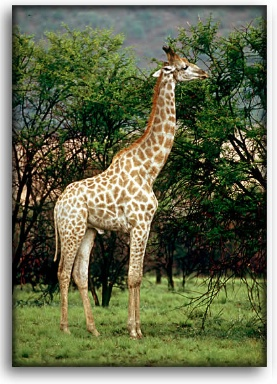
#> input picture dataset/giraffe/original/giraffe_12.jpg, 277 x 384 px; its folder holds only this picture in this run
$ jupyter execute --allow-errors notebook.ipynb   (shell and % lines are left out)
#> lines starting #> are read from the running program, lines starting #| are printed output that depends on the picture
# Multimedia Information Retrieval

The main objective for this project is to develop an information retrieval system, using some concepts seen in Multimedia classes, such as a dictionary of visual words and local feature extraction. Given an image, we should return the most similar images from the dataset.

It might be necessary to uncomment the code below and run it once before running the notebook.

[cell 1]
## Run this before running the notebook

[cell 2]
import matplotlib.pyplot as plt
import numpy as np
import pickle
import cv2
import os

# Dataset Preprocessing

The dataset we used (https://www.csc.kth.se/~heydarma/Datasets.html) has images from animals and a mask, representing the foreground of the images. Here, we are using this mask to delimit a blur, so the background will not affect so much the final result.

[cell 3]
# Apply blurring and dark the background on the image {directory}/original/{filename}.jpg
# according to the segment mask at {directory}/segment/{filename}.png
def preprocess(directory, filename):
#> called with directory = 'dataset/giraffe', filename = 'giraffe_12'
    img = cv2.imread(f"{directory}/original/{filename}.jpg")
#> img is the input picture: shape (384, 277, 3); mean B, G, R 78.8, 107.4, 102.1
    seg = cv2.imread(f"{directory}/segment/{filename}.png")

    blurred = cv2.blur(img, (25, 25))
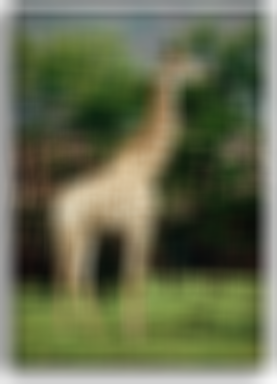
#> blurred: shape (384, 277, 3); mean B, G, R 78.4, 107, 101.7
    black = np.zeros_like(img)
    blurred = 0.3 * blurred + 0.7 * black
    out = np.where(seg == np.array([1, 1, 1]), img, blurred)

    out_dir = 'preprocessed'
    if not os.path.exists(out_dir):
        os.makedirs(out_dir)

    # save the image
    cv2.imwrite(f'{out_dir}/{filename}.jpg', out)
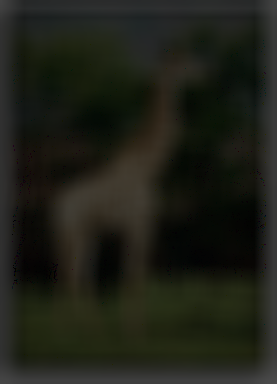
#> saved as giraffe_12.jpg: shape (384, 277, 3); mean B, G, R 23.4, 32, 30.4
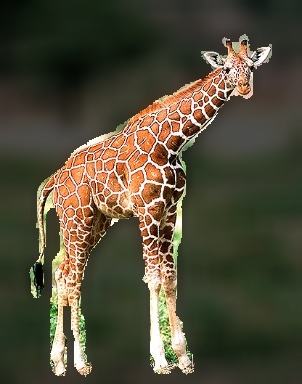
#> input picture preprocessed/giraffe_5.jpg, 302 x 384 px
#> in process, img is the input picture: shape (384, 302, 3); mean B, G, R 56.9, 75.6, 80.5

# Apply this preprocessing for each animal on the dataset
for animal in os.listdir('dataset'):
    for img in os.listdir(f'dataset/{animal}/original'):

        filename = img.split('.')
        if len(filename[0]) > 0:
            preprocess(f'dataset/{animal}', filename[0])

# Extract local features

Now we extract the local features of each image and create the Bag of Features.

[cell 4]
# Extract the keypoints and descriptors of given image using SIFT
def extract_descriptors(img):
    img_gray = cv2.cvtColor(img, cv2.COLOR_BGR2GRAY)
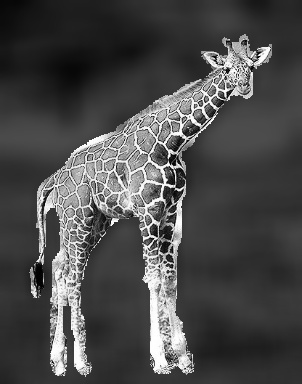
#> img_gray: shape (384, 302); min 0, max 255, mean 74.9

    sift = cv2.SIFT_create()
    keypoints, descriptors = sift.detectAndCompute(img, None)
#> keypoints = 496 keypoints; strongest (x, y, size): (228, 70, 3.1), (169, 156, 1.9), (168, 272, 2.1), (171, 186, 2.6)

    return keypoints, descriptors

# Read the image and return the descriptors, ignoring the keypoints
def process(filename):
    img = cv2.imread(filename)
    keypoints, descriptors = extract_descriptors(img)
    return descriptors

# Process each image of the dataset
filenames = [f'preprocessed/{filename}' for filename in os.listdir('preprocessed')]

# Create the bag of features containing every features from the dataset
bag_features = []
for f_img in filenames:
    bag_features = bag_features + process(f_img).tolist()
#> bag_features = 496 items

# Create dictionary of descriptors

With the bag of features, we can cluster them into some groups. The centroids of each group will create the bag of visual words (BoVW).

[cell 5]
# Create the dictionary of visual words of dict_size using kmeans
def create_dict(bag, dict_size):
#> called with dict_size = 80
    bag = np.array(bag, dtype=np.float32)
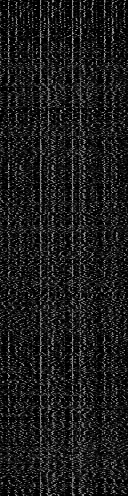
#> bag: shape (496, 128) float32; min 0, max 199, mean 27.6

    criteria = (cv2.TERM_CRITERIA_EPS + cv2.TERM_CRITERIA_MAX_ITER, 10, 1.0)
    ret, label, center = cv2.kmeans(bag, dict_size, None, criteria, 10, cv2.KMEANS_RANDOM_CENTERS)
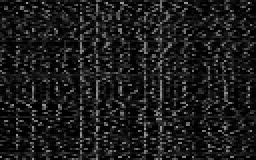
#> center: shape (80, 128) float32 (shown 2 times larger); min 0, max 155.6, mean 27.8
#> ret = 34855825.6; label = 496 values, max 79 at index 284, min 0 at index 66, mean 41.4

    # return a list of centroids
    return center

# Here we fix the dictionary size
dict_size = 80

# Create the bag of visual words
bovw = create_dict(bag_features, dict_size)

# Create histograms for dataset

With the BoVW created, we can create the histograms of visual words for each image, that will represent the image.

[cell 6]
# returns the euclidean distance between objects pt1 and pt2
def euclidean_distance(pt1, pt2):
    return cv2.norm(np.float32(pt1), np.float32(pt2), cv2.NORM_L2)

# returns the features histogram for a given file
#  - extract the descriptors and compare them to the bovw
def create_histogram(filename):
#> called with filename = 'preprocessed/giraffe_5.jpg'
    des = process(filename)
    score = np.zeros(len(bovw)).astype(np.float32)
#> score = 80 values from 0 to 0

    for d in des:
        best = 0
        for j in range(len(bovw)):
            if euclidean_distance(d, bovw[j]) < euclidean_distance(d, bovw[best]):
                best = j
        score[best] += 1
#> after the loop, score = 80 values, max 47 at index 23, min 1 at index 1, mean 6.2
    return score

# create a histogram for each file
histograms = [create_histogram(f) for f in filenames]
#> histograms = 1 item

# Single input image comparison

Finally, we can create the histogram for another image, and compare it with the dataset created.

[cell 7]
# compare two histograms, finding their distance using Chi-Square
def compare_histograms(h1, h2):
    return cv2.compareHist(h1, h2, cv2.HISTCMP_CHISQR)

# path to input image
filename = "preprocessed/giraffe_5.jpg"

# extract descriptors and create the feature histogram for the input image
input_desc = process(filename)
input_hist = create_histogram(filename)
#> input_hist has the same summary as score in create_histogram

# compare this image to the original dataset, and insert the results in this array
results = []
for i in range(len(histograms)):
    dist = compare_histograms(input_hist, histograms[i])
    results.append([filenames[i], dist])
#> this loop made 1 pass
#> dist on pass 1: 0
#> after the loop, results = [['preprocessed/giraffe_5.jpg', 0]]

# sort the array according to the distance
results = np.array(results)
results = results[results[:, 1].astype(np.float64).argsort()]

# Output list of similar images

List of the 10 most similar images and plot of the 4 most similar images.

[cell 8]
# print a list of 10 most similar images
print('10 most similar images:')
#> (the rest of this cell did not finish here and is left out)

# Efficiency test

Now we utilise the F1 score to classify the accuracy of our program. It conveys a balance between the precision and the recall of the result. In the next cells, we will do the same process, but partitioning beforehand the dataset between training and testing sets.

[cell 9]
test = 0.25
np.random.shuffle(filenames)

# Split test and training files
test_sz = round(len(filenames) * test)
testing_files = filenames[:test_sz]
training_files = filenames[test_sz:]

## Simplify each training image into a Histogram of Features

[cell 10]
# Generate bag of features, BoVW and Histogram of Features for the training images
bag_features = []
for f_img in training_files:
    bag_features = bag_features + process(f_img).tolist()

dict_size = 80 # magic number
bovw = create_dict(bag_features, dict_size)
#> call 2 of create_dict, with dict_size = 80
#> in create_dict (call 2), `ret, label, center = cv2.kmeans(bag, dict_size, None, criteria, 10, cv..`:
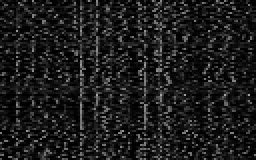
#> center: shape (80, 128) float32 (shown 2 times larger); min 0, max 167.5, mean 28.4
#> in create_dict (call 2), `ret, label, center = cv2.kmeans(bag, dict_size, None, criteria, 10, cv..`: ret = 34386742.8; label = 496 values, max 79 at index 195, min 0 at index 18, mean 37.94

histograms = [create_histogram(f) for f in training_files]

## Test and calculate F1 Score

As this is not a binary classification, we calculate F1 score for each of the classes, and get the average of all of them.
The F1 score is the harmonic mean between recall and precision, where precision is the number of true positives over all positives, and recall is the number of true positives over all experiments that should be positive (true positives + false negatives)

[cell 11]
true_pos = {} # true_pos[c] = num of true positives of class c
false_pos = {} # false_pos[c] = num of false positives of class c
should_be = {} # should_be[c] = num of false negatives of class c

classes = os.listdir('dataset')

# gets dic[key] or 0 if its not set
def get(dic, key):
    return dic[key] if key in dic else 0

# gets the class prefix of a filename
def get_class(filename):
    return filename.split('_')[0].split('/')[1]

for filename in testing_files:
    input_desc = process(filename)
    input_hist = create_histogram(filename)

    # compare this image to the original dataset, and insert the results in this array
    results = []
    for i in range(len(training_files)):
        dist = compare_histograms(input_hist, histograms[i])
        results.append([training_files[i], dist])

    # sort results with increasing distance
    results = np.array(results)
    match = results[results[:, 1].astype(np.float64).argsort()][0][0] # get best match

    print(get_class(filename), get_class(match))
    if get_class(filename) == get_class(match): # true positive
        if get_class(match) in true_pos:
            true_pos[get_class(match)] += 1
        else:
            true_pos[get_class(match)] = 1
    else: # negative
        if get_class(match) in false_pos: # increase false positive count of match
            false_pos[get_class(match)] += 1
        else:
            false_pos[get_class(match)] = 1
        if get_class(filename) in should_be: # increase false negative count of test
            should_be[get_class(filename)] += 1
        else:
            should_be[get_class(filename)] = 1

# Get average F1 score over all classes
sum = 0
tot = 0
for animal in classes:
    tot += 1
    if get(true_pos, animal) == 0:
        print("Warning: no true positive for this class")
        continue
    # calculate precision and recall
    precision = get(true_pos, animal)/(get(true_pos, animal) + get(false_pos, animal))
    recall = get(true_pos, animal)/(get(true_pos, animal) + get(should_be, animal))
    hm = 2 * precision * recall / (precision + recall) # get harmonic mean
    sum += hm

print('F1 score:', sum/tot)
